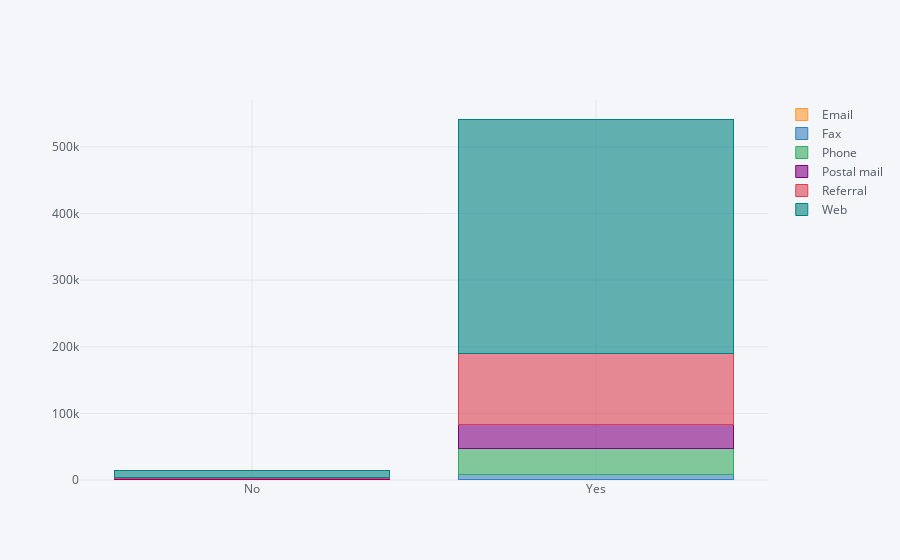

Notebook code for this chart:
### Markdown cell above
### What was the most common medium via which complaints were submitted?

### Code cell
pd.crosstab(df['TIMELY_RESPONSE'],df['SUBMITTED_VIA']).sort_index().iplot(kind='bar',barmode='stack')

### Figure 1 — Plotly figure (JSON) as saved in the notebook; plotly's stock layout.template omitted (floating-point values rounded to 4 significant figures)
{"data": [{"marker": {"color": "rgba(255, 153, 51, 0.6)", "line": {"color": "rgba(255, 153, 51, 1.0)", "width": 1}}, "name": "Email", "orientation": "v", "text": "", "type": "bar", "uid": "43aca0b0-a013-4918-8c36-9f49291ef92d", "x": ["No", "Yes"], "y": [11, 333]}, {"marker": {"color": "rgba(55, 128, 191, 0.6)", "line": {"color": "rgba(55, 128, 191, 1.0)", "width": 1}}, "name": "Fax", "orientation": "v", "text": "", "type": "bar", "uid": "e72f23db-02c3-46df-810d-8bd47bda84dc", "x": ["No", "Yes"], "y": [177, 7941]}, {"marker": {"color": "rgba(50, 171, 96, 0.6)", "line": {"color": "rgba(50, 171, 96, 1.0)", "width": 1}}, "name": "Phone", "orientation": "v", "text": "", "type": "bar", "uid": "22790b3c-3eca-4cd3-be93-8e53b4db7000", "x": ["No", "Yes"], "y": [1089, 38937]}, {"marker": {"color": "rgba(128, 0, 128, 0.6)", "line": {"color": "rgba(128, 0, 128, 1.0)", "width": 1}}, "name": "Postal mail", "orientation": "v", "text": "", "type": "bar", "uid": "68f784c2-9770-4e31-b864-b8230136e34a", "x": ["No", "Yes"], "y": [567, 36185]}, {"marker": {"color": "rgba(219, 64, 82, 0.6)", "line": {"color": "rgba(219, 64, 82, 1.0)", "width": 1}}, "name": "Referral", "orientation": "v", "text": "", "type": "bar", "uid": "0f2b3b43-cc62-42f7-8e0f-798eaabbc72e", "x": ["No", "Yes"], "y": [2139, 107240]}, {"marker": {"color": "rgba(0, 128, 128, 0.6)", "line": {"color": "rgba(0, 128, 128, 1.0)", "width": 1}}, "name": "Web", "orientation": "v", "text": "", "type": "bar", "uid": "84715620-62b9-47f6-a9ec-fe0087e96282", "x": ["No", "Yes"], "y": [10065, 351273]}], "layout": {"barmode": "stack", "legend": {"bgcolor": "#F5F6F9", "font": {"color": "#4D5663"}, "traceorder": "normal"}, "paper_bgcolor": "#F5F6F9", "plot_bgcolor": "#F5F6F9", "title": {"font": {"color": "#4D5663"}}, "xaxis": {"gridcolor": "#E1E5ED", "showgrid": true, "tickfont": {"color": "#4D5663"}, "title": {"font": {"color": "#4D5663"}, "text": ""}, "zerolinecolor": "#E1E5ED"}, "yaxis": {"gridcolor": "#E1E5ED", "showgrid": true, "tickfont": {"color": "#4D5663"}, "title": {"font": {"color": "#4D5663"}, "text": ""}, "zerolinecolor": "#E1E5ED"}}}
